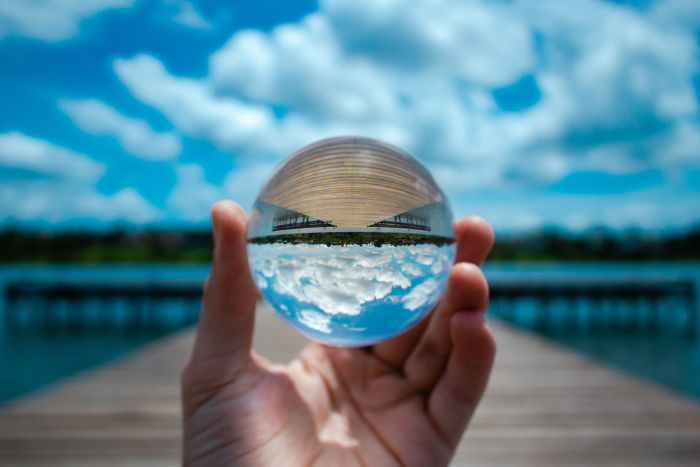
#> input picture input1.jpg, 700 x 467 px
$ python -i roberts.py   (imports and definitions only)   (older library calls are emulated)
#> lines starting #> are read from the running program, lines starting #| are printed output that depends on the picture
#> further down, picture is the input picture: shape (467, 700, 3); mean B, G, R 147.2, 131.1, 88.5
import cv2
import numpy as np


def robertsCv(image):
    """
    Aplica o filtro de robers na imagem.
    Parameters:
    image -> imagem que recebera o filtro.
    """
    kernelX = np.array([[-1, 0], [0, 1]], dtype=int)
    kernelY = np.array([[0, -1], [1, 0]], dtype=int)

    x = cv2.filter2D(image, cv2.CV_16S, kernelX)
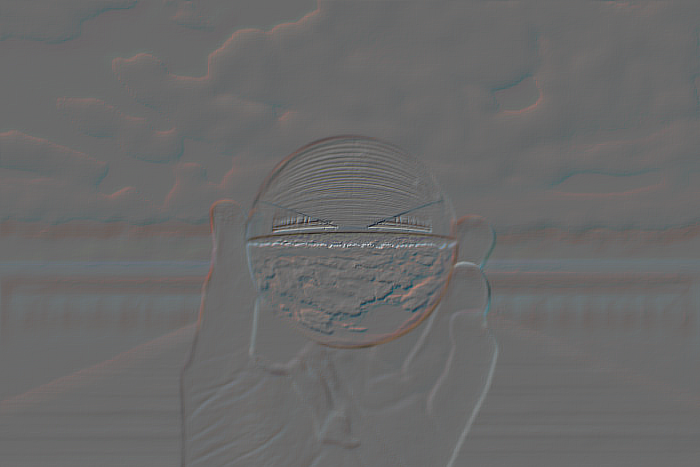
#> x: shape (467, 700, 3) int16; mean B, G, R -0.2, -0.1, 0.1; drawn with min black and max white
    y = cv2.filter2D(image, cv2.CV_16S, kernelY)
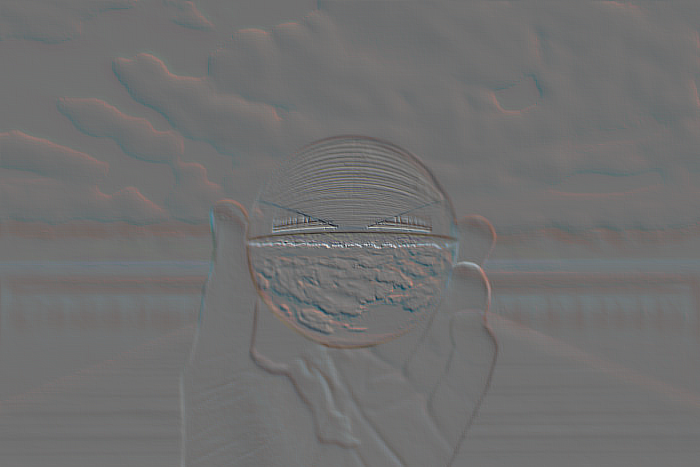
#> y: shape (467, 700, 3) int16; mean B, G, R -0.2, -0.1, 0.1; drawn with min black and max white
    absX = cv2.convertScaleAbs(x)
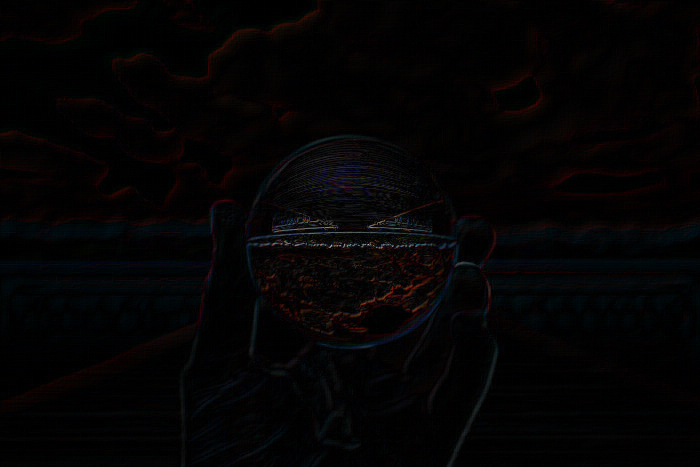
#> absX: shape (467, 700, 3); mean B, G, R 3.7, 3.3, 4.1
    absY = cv2.convertScaleAbs(y)

    return cv2.addWeighted(absX, 0.5, absY, 0.5, 0)

>>> import cv2
>>> picture = cv2.imread('../input1.jpg')
>>> result = robertsCv(picture)

$ run again, on input3.jpg
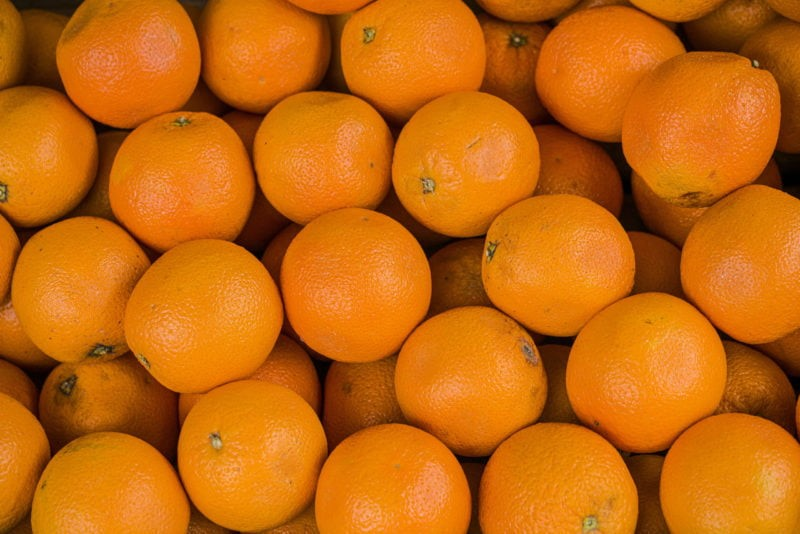
#> input picture input3.jpg, 800 x 534 px
#> picture is the input picture: shape (534, 800, 3); mean B, G, R 12.4, 104, 195.7
#> in robertsCv, `y = cv2.filter2D(image, cv2.CV_16S, kernelY)`:
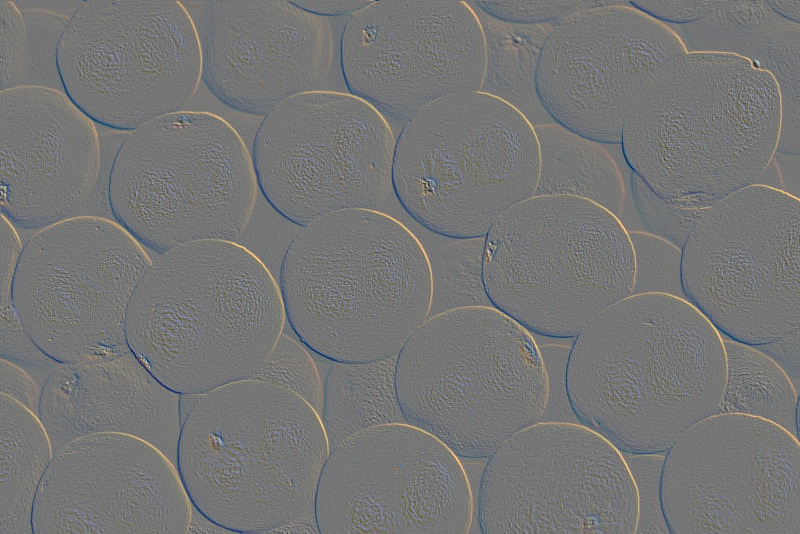
#> y: shape (534, 800, 3) int16; mean B, G, R 0, 0.1, 0.1; drawn with min black and max white
#> in robertsCv, `absY = cv2.convertScaleAbs(y)`:
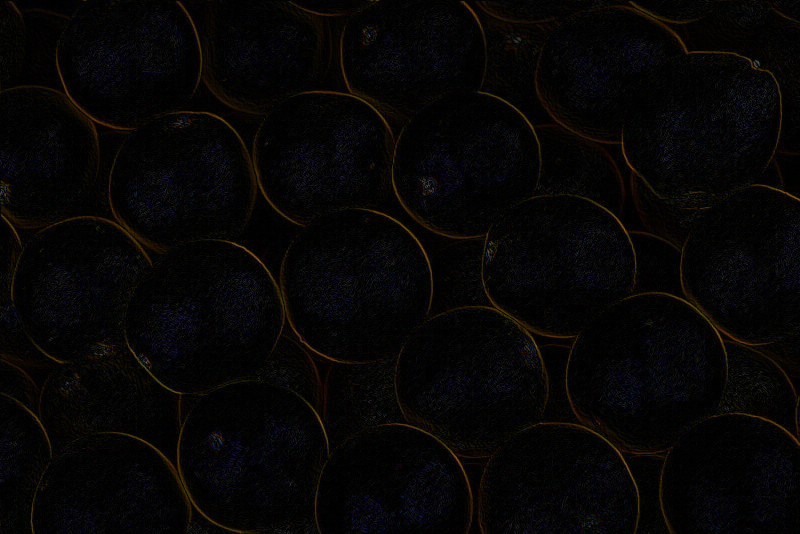
#> absY: shape (534, 800, 3); mean B, G, R 4.8, 5.3, 6.3

$ run again, on input4.jpg
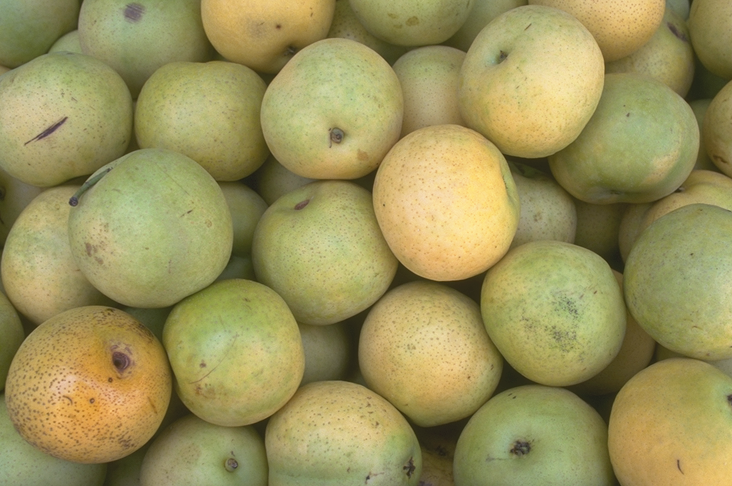
#> input picture input4.jpg, 732 x 486 px
#> picture is the input picture: shape (486, 732, 3); mean B, G, R 91.1, 146.4, 154.5
#> in robertsCv, `y = cv2.filter2D(image, cv2.CV_16S, kernelY)`:
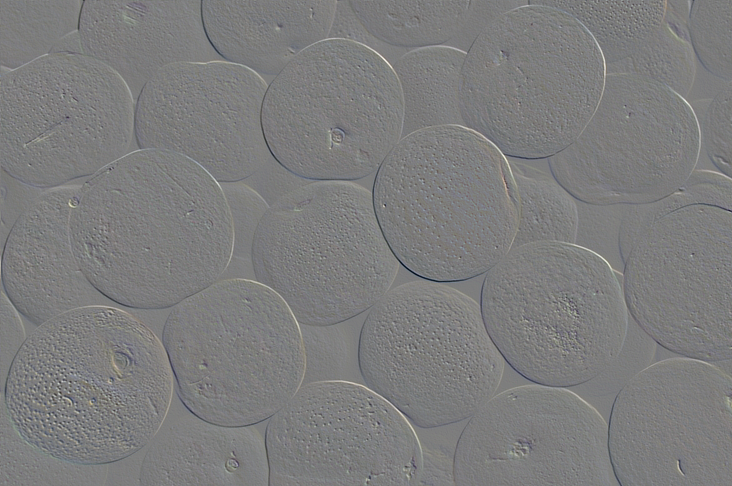
#> y: shape (486, 732, 3) int16; mean B, G, R -0.1, -0.1, -0.1; drawn with min black and max white
#> in robertsCv, `absX = cv2.convertScaleAbs(x)`:
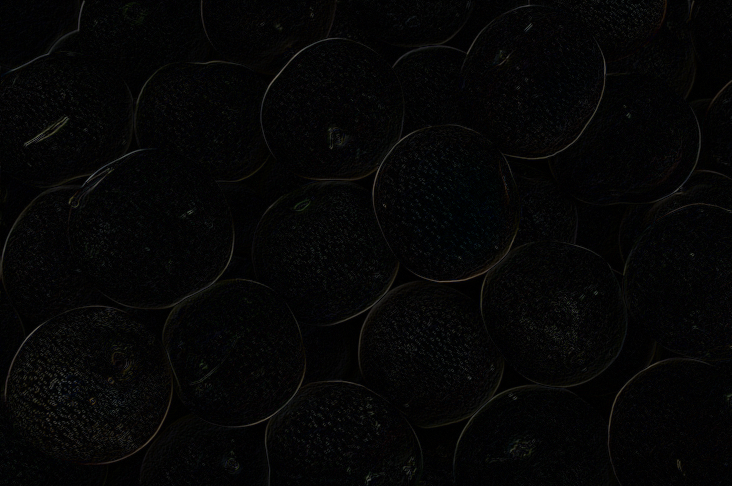
#> absX: shape (486, 732, 3); mean B, G, R 5.2, 5.3, 5.2
